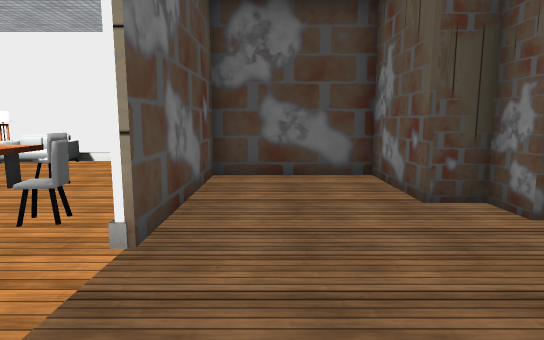
[1] (above)

20 first-person views from a walk through a scene from a Unity 3-D project. The camera is 1.3 m above the floor, tilts 8° down and sees 75° across. The floor is counted in squares, 1 m on a side. Each view is taken from the middle of a square. On the plan, view 1 faces up. The plan holds only what a view shows up to about 15 squares ahead; the rest is blank. The place goes on beyond the plan. The player character is not drawn. Some surface patterns are stand-ins.

[2]
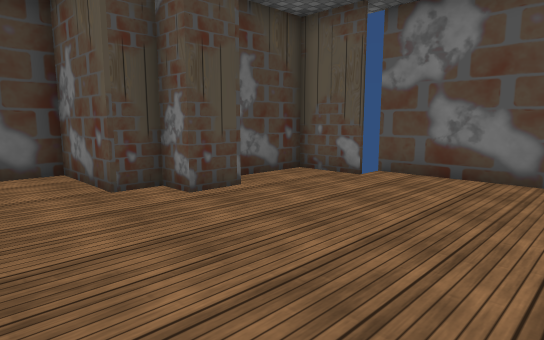

[3]
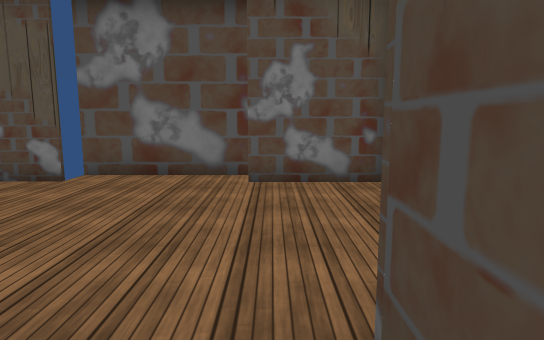

[4]
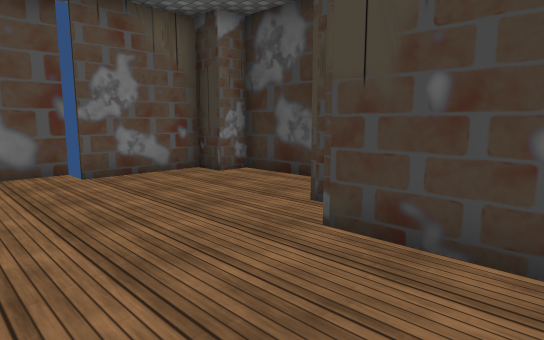

[5]
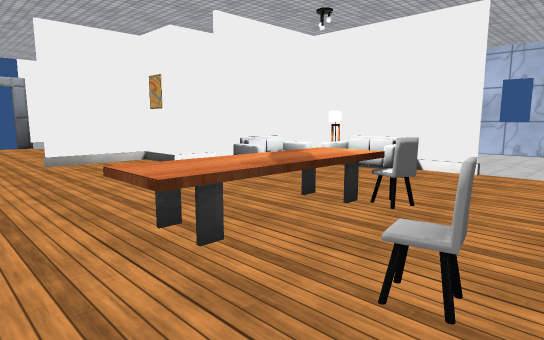

[6]
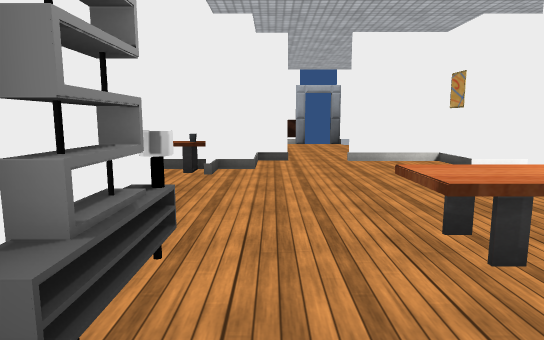

[7]
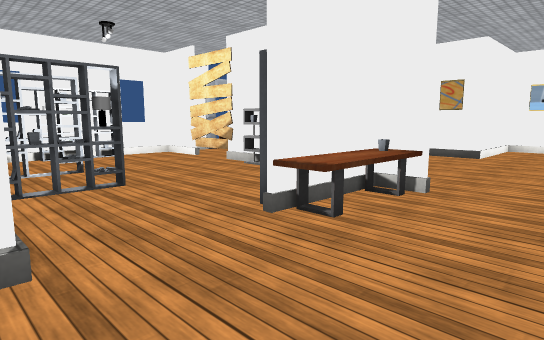

[8]
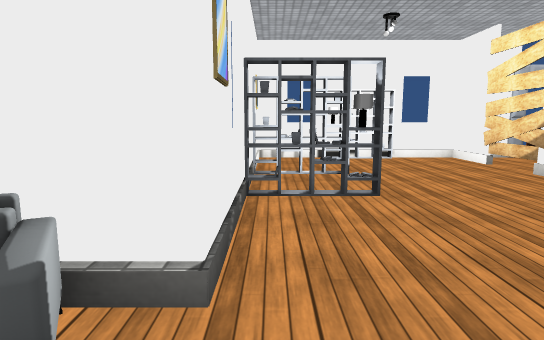

[9]
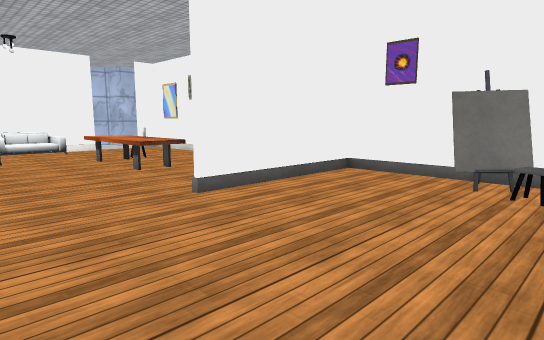

[10]
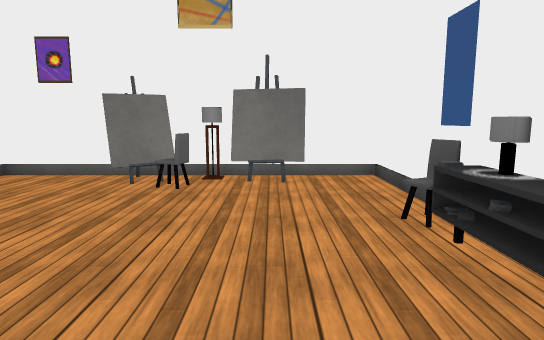

[11]
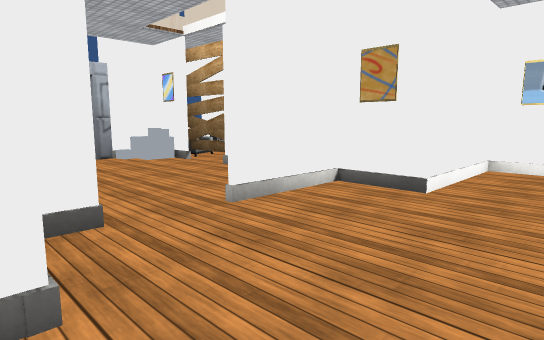

[12]
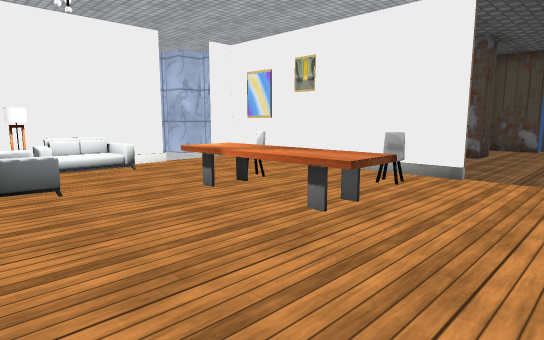

[13]
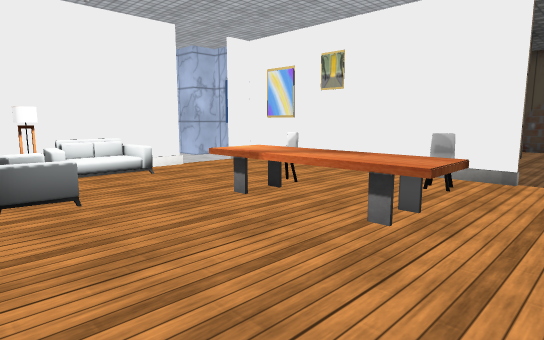

[14]
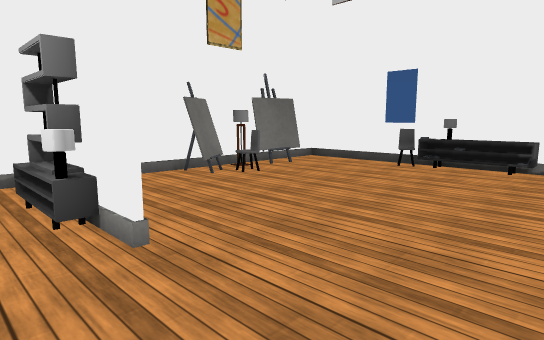

[15]
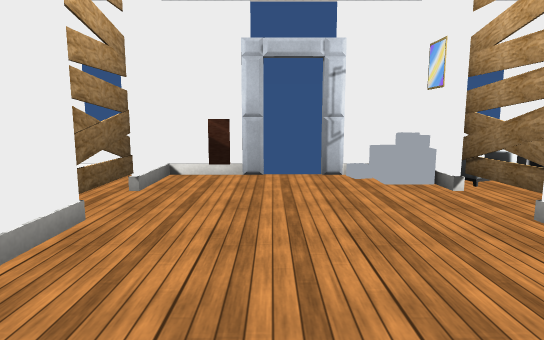

[16]
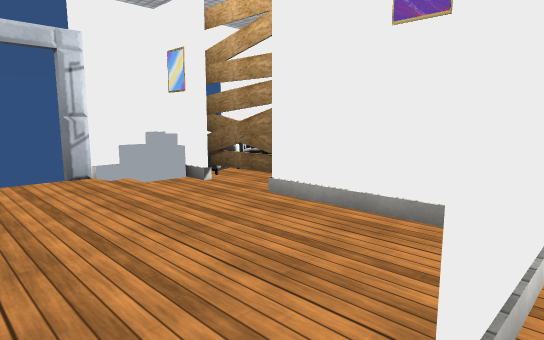

[17]
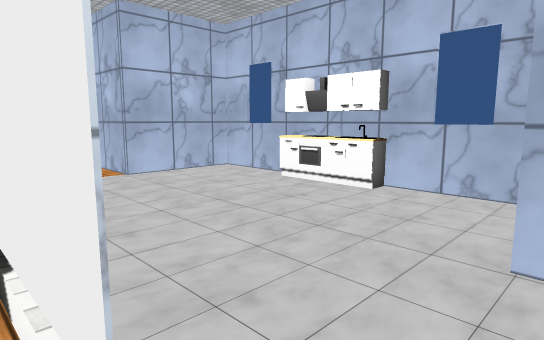

[18]
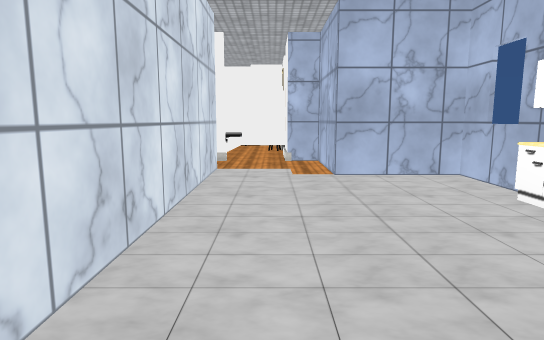

[19]
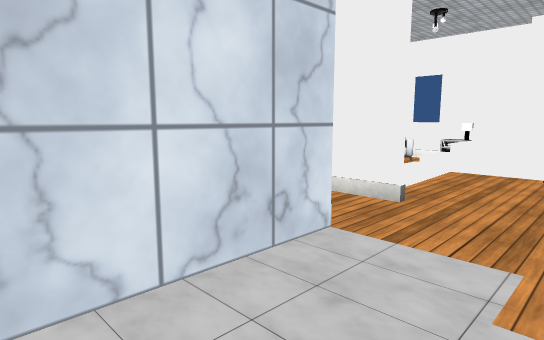

[20]
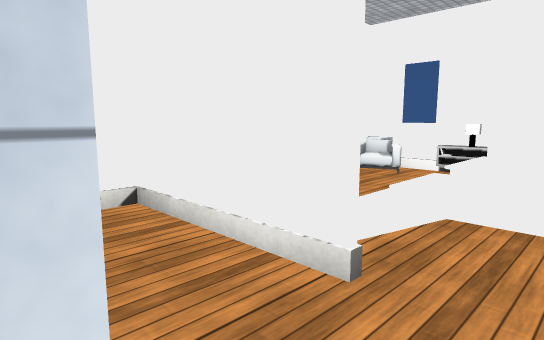

### Floor plan
Ten units are one square. View 1 is at (0, 0); x grows to the right and y downward. Boxes are objects, and circles mark ways between rooms. Rooms are numbered by the first view taken in them; rooms with no view inside come last. Other rooms are left out.
<svg viewBox="-225 -181 314 271">
<path fill="none" stroke="#000" d="M46 -45 34 -45 34 -55 24 -55 24 -84 -14 -84 -14 -35M74 -34 74 -55 53 -55M84 6 84 -35M-6 15 16 15M40 44 64 44 64 35 74 35 74 5M-115 -6 -115 6M-134 -26 -134 -15M-66 -5 -15 -5M-164 -14 -175 -14M-134 -75 -175 -75M-134 -75 -134 -45M-175 -15 -164 -15M-150 35 -150 46M-144 -86 -144 -76M-115 64 -115 70M-195 -14 -215 -14M-95 -104 -95 -75M-102 -114 -115 -114 -115 -84M-16 -34 -16 -114 -25 -114M-15 -4 -65 -4M-172 55 -134 55M-210 9 -215 9M-211 9 -211 15 -215 15M-215 -15 -195 -15M-22 38 -29 27 -25 25M-215 -39 -215 25M-88 85 -16 85 -16 68M-215 26 -215 55M-44 -114 -76 -114M-16 51 -16 -10M-216 -76 -211 -76M-144 -135 -166 -135M-215 -114 -215 -51M-76 -114 -95 -114 -95 -104M-63 -176 -63 -172 -88 -172M-40 -175 -115 -175 -115 -145 -125 -145M-16 -126 -16 -135 -26 -135 -26 -145 -36 -145M-126 -115 -48 -115M-63 -170 -88 -170M-144 -116 -144 -86M-125 -145 -144 -145 -144 -135"/>
<rect x="-215" y="55" width="20" height="10" fill="#bbb"><title>other object</title></rect>
<rect x="-215" y="25" width="10" height="10" fill="#bbb"><title>other object</title></rect>
<rect x="-215" y="-85" width="10" height="10" fill="#bbb"><title>other object</title></rect>
<rect x="-215" y="-95" width="10" height="10" fill="#bbb"><title>other object</title></rect>
<rect x="-215" y="-105" width="10" height="10" fill="#bbb"><title>other object</title></rect>
<rect x="-215" y="-115" width="10" height="10" fill="#bbb"><title>other object</title></rect>
<rect x="-215" y="-125" width="10" height="10" fill="#bbb"><title>other object</title></rect>
<rect x="-205" y="-35" width="10" height="10" fill="#bbb"><title>other object</title></rect>
<rect x="-205" y="-85" width="10" height="10" fill="#bbb"><title>other object</title></rect>
<rect x="-195" y="-85" width="10" height="10" fill="#bbb"><title>other object</title></rect>
<rect x="-185" y="-85" width="10" height="10" fill="#bbb"><title>other object</title></rect>
<rect x="-165" y="-15" width="20" height="10" fill="#bbb"><title>other object</title></rect>
<rect x="-155" y="25" width="10" height="10" fill="#bbb"><title>other object</title></rect>
<rect x="-135" y="55" width="20" height="10" fill="#bbb"><title>other object</title></rect>
<rect x="-135" y="-75" width="10" height="10" fill="#bbb"><title>other object</title></rect>
<rect x="-115" y="55" width="10" height="10" fill="#bbb"><title>other object</title></rect>
<rect x="-115" y="25" width="10" height="10" fill="#bbb"><title>table</title></rect>
<rect x="-115" y="5" width="10" height="20" fill="#bbb"><title>table</title></rect>
<rect x="-115" y="-5" width="10" height="10" fill="#bbb"><title>other object</title></rect>
<rect x="-85" y="75" width="10" height="10" fill="#bbb"><title>other object</title></rect>
<rect x="-85" y="-105" width="10" height="10" fill="#bbb"><title>other object</title></rect>
<rect x="-75" y="75" width="10" height="10" fill="#bbb"><title>other object</title></rect>
<rect x="-65" y="75" width="10" height="10" fill="#bbb"><title>other object</title></rect>
<rect x="-65" y="-15" width="10" height="10" fill="#bbb"><title>other object</title></rect>
<rect x="-65" y="-35" width="20" height="10" fill="#bbb"><title>table</title></rect>
<rect x="-65" y="-75" width="20" height="40" fill="#bbb"><title>table</title></rect>
<rect x="-55" y="75" width="10" height="10" fill="#bbb"><title>other object</title></rect>
<rect x="-55" y="-15" width="10" height="10" fill="#bbb"><title>other object</title></rect>
<rect x="-45" y="-15" width="10" height="10" fill="#bbb"><title>other object</title></rect>
<rect x="-45" y="-75" width="10" height="10" fill="#bbb"><title>chair</title></rect>
<rect x="-35" y="35" width="10" height="10" fill="#bbb"><title>chair</title></rect>
<rect x="-35" y="-55" width="10" height="10" fill="#bbb"><title>chair</title></rect>
<rect x="-25" y="55" width="10" height="10" fill="#bbb"><title>other object</title></rect>
<rect x="-25" y="45" width="10" height="10" fill="#bbb"><title>other object</title></rect>
<rect x="-25" y="25" width="10" height="10" fill="#bbb"><title>other object</title></rect>
<rect x="-85" y="-115" width="10" height="10" fill="#bbb"><title>other object</title></rect>
<circle cx="-10" cy="-25" r="3" fill="#2a7"/>
<circle cx="-35" cy="-120" r="3" fill="#2a7"/>
<circle cx="-80" cy="-115" r="3" fill="#2a7"/>
<circle cx="-120" cy="-135" r="3" fill="#2a7"/>
<text x="40" y="-20">1</text>
<text x="-110" y="-20">2</text>
<text x="-70" y="-140">3</text>
<text x="-130" y="-120">4</text>
</svg>
Room 1 opens to room 2. Room 2 opens to room 3. Room 3 opens to room 4.

Where each view was taken, in squares from view 1:
view 1: 0 up, 0 right, facing up
view 2: 1 down, 0 right, facing up-right
view 3: 1 down, 0 right, facing right
view 4: 2 up, 1 left, facing down-right
view 5: 2 up, 2 left, facing up-left
view 6: 2 up, 2 left, facing left
view 7: 6 down, 8 left, facing up-left
view 8: 5 down, 9 left, facing left
view 9: 5 down, 10 left, facing up-right
view 10: 6 down, 10 left, facing right
view 11: 1 up, 9 left, facing up-left
view 12: 1 up, 10 left, facing up-right
view 13: 2 up, 10 left, facing up-right
view 14: 2 up, 10 left, facing down-right
view 15: 4 up, 13 left, facing left
view 16: 3 up, 13 left, facing up-left
view 17: 11 up, 3 left, facing up-left
view 18: 13 up, 3 left, facing left
view 19: 14 up, 9 left, facing down-left
view 20: 13 up, 12 left, facing down-left
